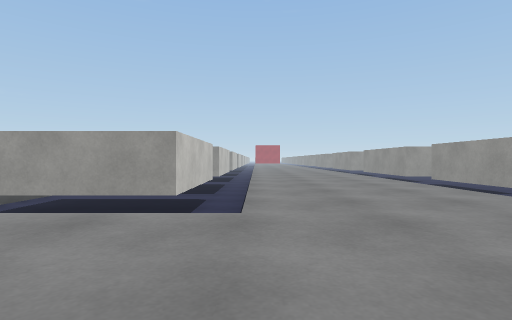
view 1 (above)

24 first-person views from a walk through a 3-D level made in the Unity game engine. The camera is 0.55 m above the floor, looks level and sees 80° across. The floor is counted in squares, 1 m on a side. Each view is taken from the middle of a square. On the plan, view 1 faces up. The plan holds only what a view shows up to about 9 squares ahead; the rest is blank. The place goes on beyond the plan. Surface patterns are stand-ins for the level's own textures.

view 2
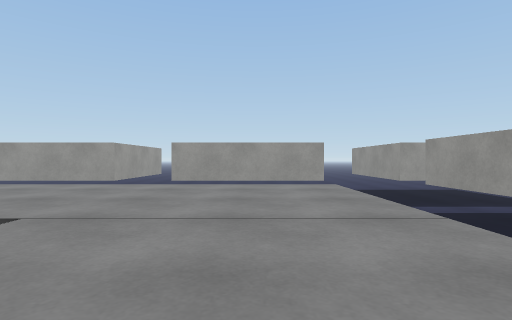

view 3
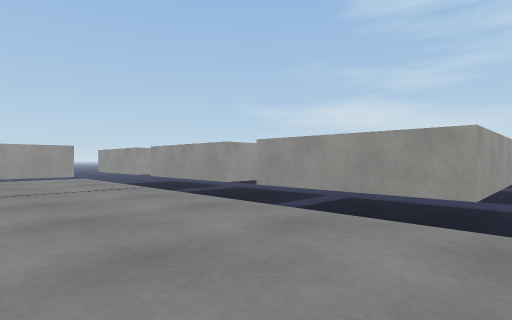

view 4
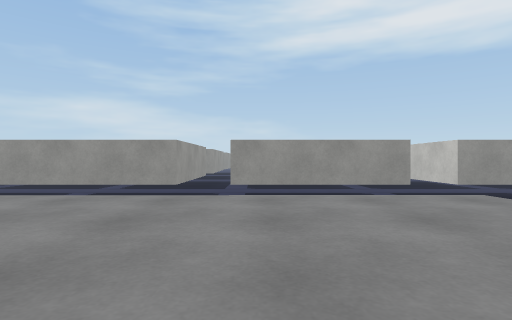

view 5
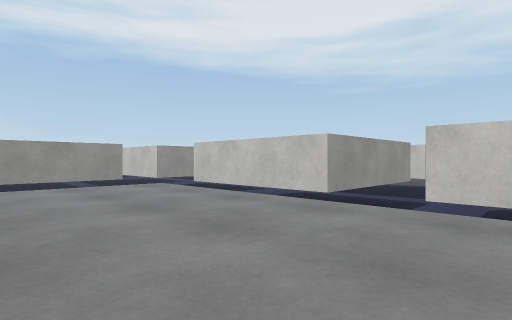

view 6
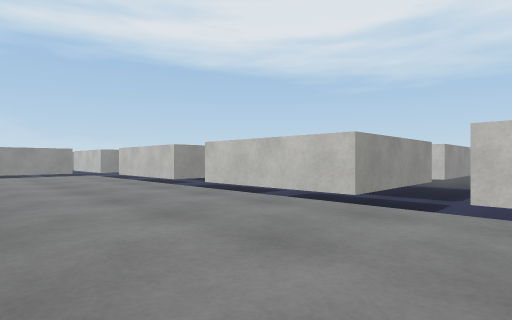

view 7
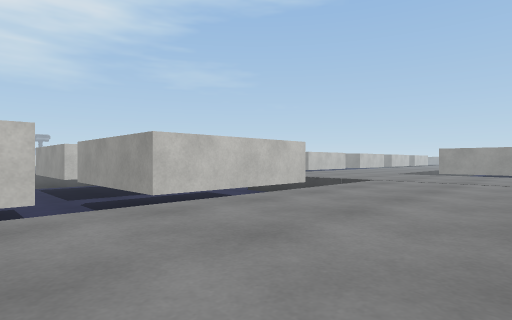

view 8
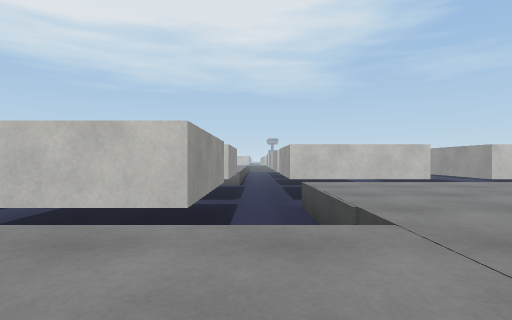

view 9
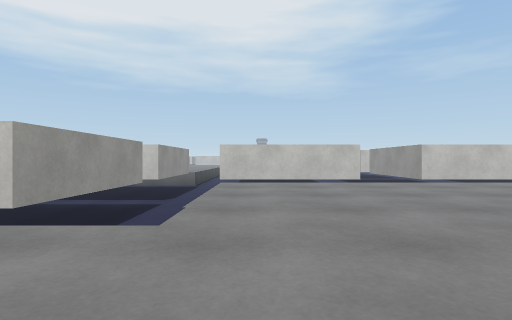

view 10
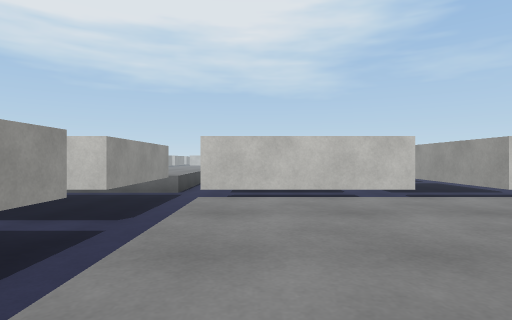

view 11
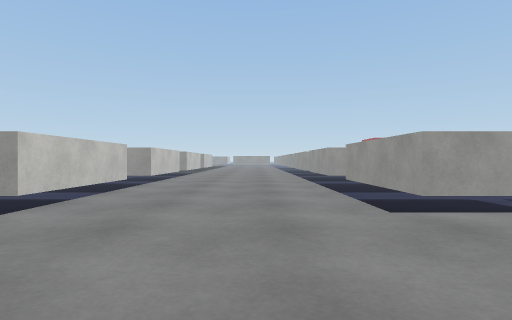

view 12
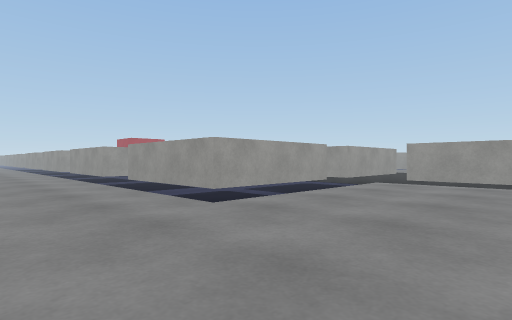

view 13
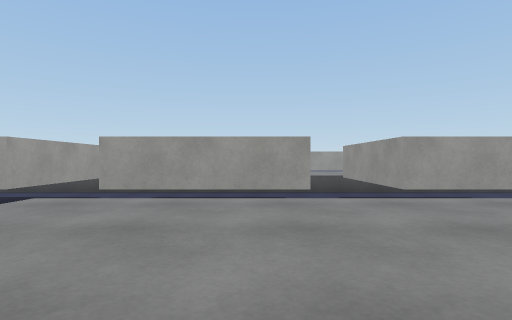

view 14
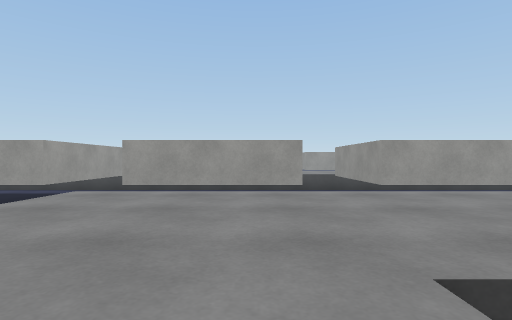

view 15
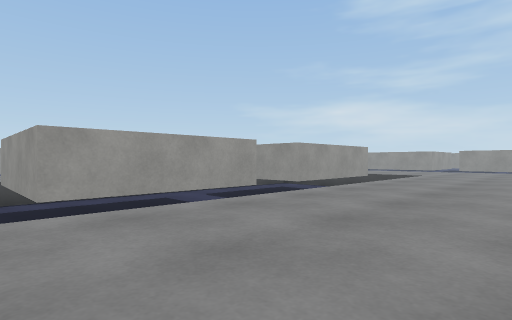

view 16
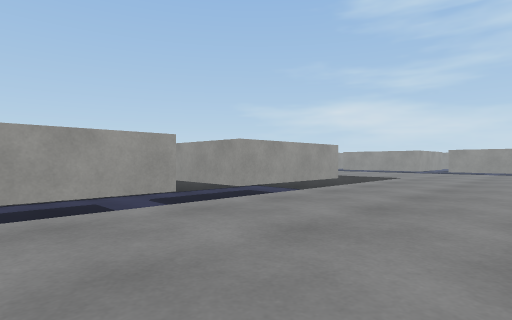

view 17
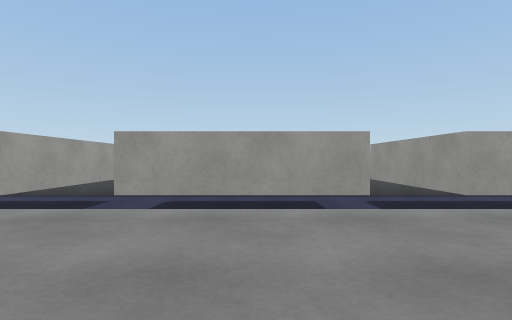

view 18
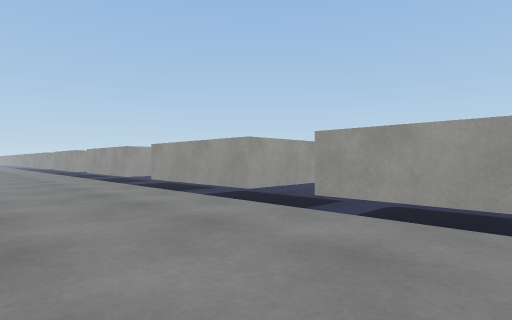

view 19
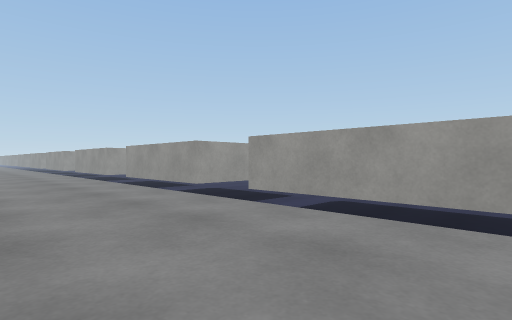

view 20
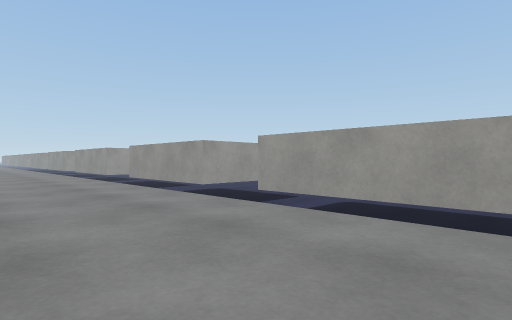

view 21
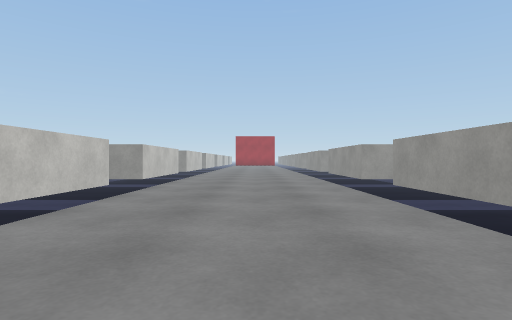

view 22
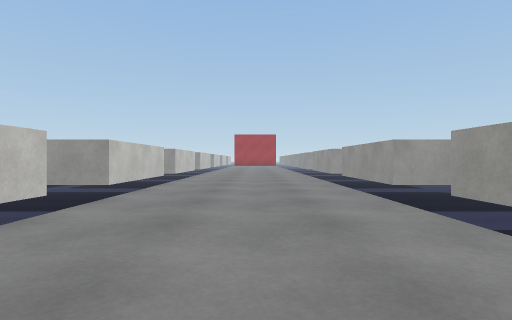

view 23
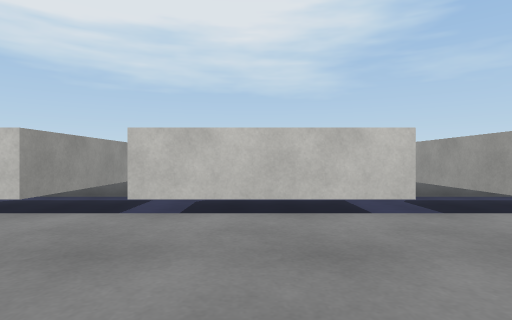

view 24
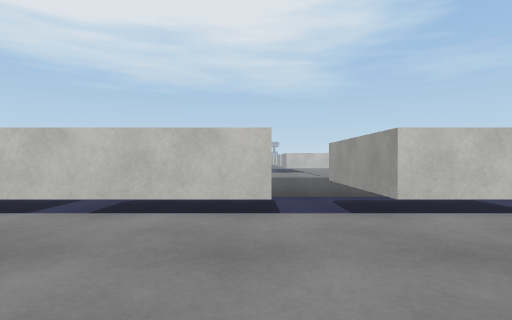

### Floor plan
Key: @ floor where view 1 was taken; # wall or solid block; . floor; v drop or lower ground.
Columns run from 18 left of view 1 to 6 right of it. Each row starts with its distance up from view 1.
 29                  vv...v#
 28      ..        ##vv...v##
 27      ..      vvv  v...v v
 26 vv .... vvvvv vv vv...vvv
 25  # .... #   v    vv...v#
 24  # .... #        vv...v#
 23  #v.... #    #   vv...v#
 22 ##v.... ####v#### v...v##
 21   v....     vv    v...v
 20  #v.........v#     ...vv
 19  #v.........v#   v ...v#
 18  #v.........v#   v ...v#
 17  #v.........v#   vv...v#
 16  #vvvvvv....v####vv...v##
 15 vvvvvv v....vvvvvvv...v
 14 ##v####v....v####vv...v#
 13  #v   #v....v#   vv...v#
 12  #v   #v....v#   vv...v#
 11  #v   #v....v#   vv...v##
 10  vv####v....vv   vv...vv#
  9 vvvv   v....vvvvvvv...vv
  8 ##v####v....v####vv...v#
  7   v   #v....v#   vv...v#
  6       #v....v#   vv...v#
  5   v   #v....v####vv...v##
  4   vv   v....      v...v
  3  #v####v.....  .......v#
  2   v   #v..............v#
  1       #v..............v#
  0       #v..........@...v#
 -1       #vvvvvvvvvvvvvvvvv
 -2
 -3      ## ####v####v####v##

Where each view was taken, in squares from view 1:
view 1: 0 up, 0 right, facing up
view 2: 1 up, 3 left, facing right
view 3: 2 up, 6 left, facing down-right
view 4: 4 up, 7 left, facing down
view 5: 6 up, 7 left, facing down-left
view 6: 11 up, 7 left, facing down-left
view 7: 8 up, 7 left, facing up-left
view 8: 15 up, 8 left, facing left
view 9: 17 up, 8 left, facing left
view 10: 17 up, 11 left, facing left
view 11: 17 up, 13 left, facing up
view 12: 17 up, 14 left, facing up-right
view 13: 17 up, 11 left, facing right
view 14: 17 up, 12 left, facing right
view 15: 15 up, 10 left, facing down-right
view 16: 13 up, 10 left, facing down-right
view 17: 12 up, 10 left, facing right
view 18: 6 up, 1 right, facing up-right
view 19: 10 up, 1 right, facing up-right
view 20: 16 up, 1 right, facing up-right
view 21: 19 up, 2 right, facing up
view 22: 21 up, 2 right, facing up
view 23: 12 up, 3 right, facing left
view 24: 14 up, 3 right, facing left
